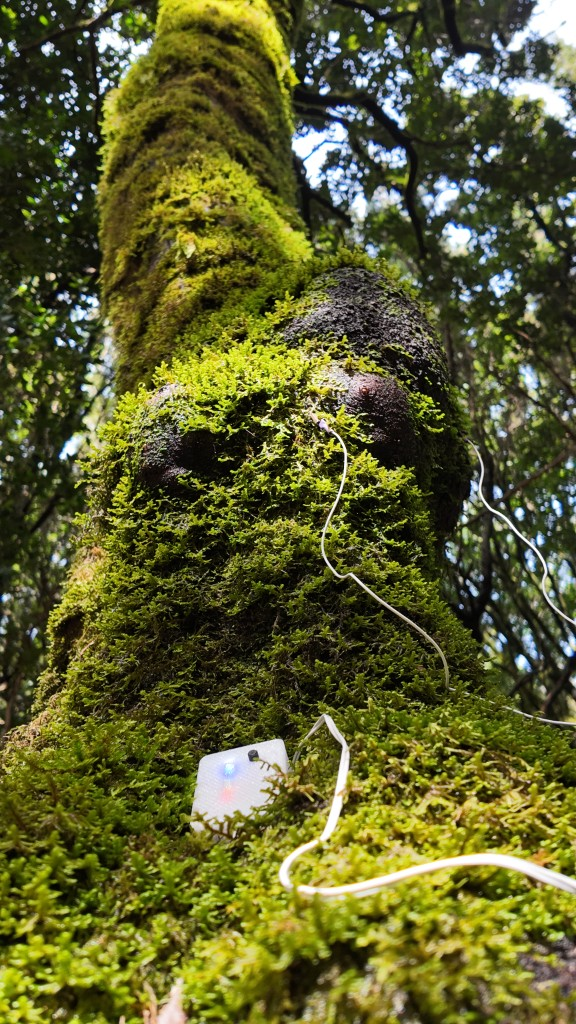
#> input picture poster/fondo-biodata.jpg, 576 x 1024 px
$ python crear_cartel.py
#> lines starting #> are read from the running program, lines starting #| are printed output that depends on the picture
"""Genera un cartel A3 (297×420 mm) explicando el biodata."""

from pathlib import Path
from PIL import Image, ImageDraw, ImageEnhance, ImageFilter, ImageFont

ROOT = Path(__file__).resolve().parent
SRC = ROOT / "fondo-biodata.jpg"
OUT_PNG = ROOT / "cartel-biodata-a3.png"
OUT_PDF = ROOT / "cartel-biodata-a3.pdf"
OUT_PREVIEW = ROOT / "preview.jpg"

DPI = 300
W = int(297 / 25.4 * DPI)
H = int(420 / 25.4 * DPI)

FONTS = Path(r"C:\Windows\Fonts")


def font(name: str, size: int) -> ImageFont.FreeTypeFont:
    return ImageFont.truetype(str(FONTS / name), size)


def wrap(draw: ImageDraw.ImageDraw, text: str, fnt: ImageFont.ImageFont, max_w: int) -> list[str]:
    words = text.split()
    lines: list[str] = []
    cur: list[str] = []
    for word in words:
        trial = " ".join(cur + [word])
        if draw.textlength(trial, font=fnt) <= max_w:
            cur.append(word)
        else:
            if cur:
                lines.append(" ".join(cur))
            cur = [word]
    if cur:
        lines.append(" ".join(cur))
    return lines


def draw_text_block(
    draw: ImageDraw.ImageDraw,
    xy: tuple[float, float],
    lines: list[str],
    fnt: ImageFont.ImageFont,
    fill,
    line_gap: float = 1.28,
) -> float:
    x, y = xy
    ascent, descent = fnt.getmetrics()
    lh = (ascent + descent) * line_gap
    for line in lines:
        draw.text((x + 2, y + 2), line, font=fnt, fill=(0, 0, 0, 150))
        draw.text((x, y), line, font=fnt, fill=fill)
        y += lh
    return y


def make_background() -> Image.Image:
    base = Image.open(SRC).convert("RGB")
#> base is the input picture: PIL image 576x1024 RGB; mean R, G, B 92.6, 94.4, 45.2
    src_w, src_h = base.size
#> src_w = 576; src_h = 1024
    scale = max(W / src_w, H / src_h)
#> scale = 6.09
    nw, nh = int(src_w * scale), int(src_h * scale)
#> nw = 3507; nh = 6234
    base = base.resize((nw, nh), Image.Resampling.LANCZOS)
#> base: PIL image 3507x6234 RGB
    left = (nw - W) // 2
#> left = 0
    top = max(0, (nh - H) // 2 - int(H * 0.02))
#> top = 538
    base = base.crop((left, top, left + W, top + H))
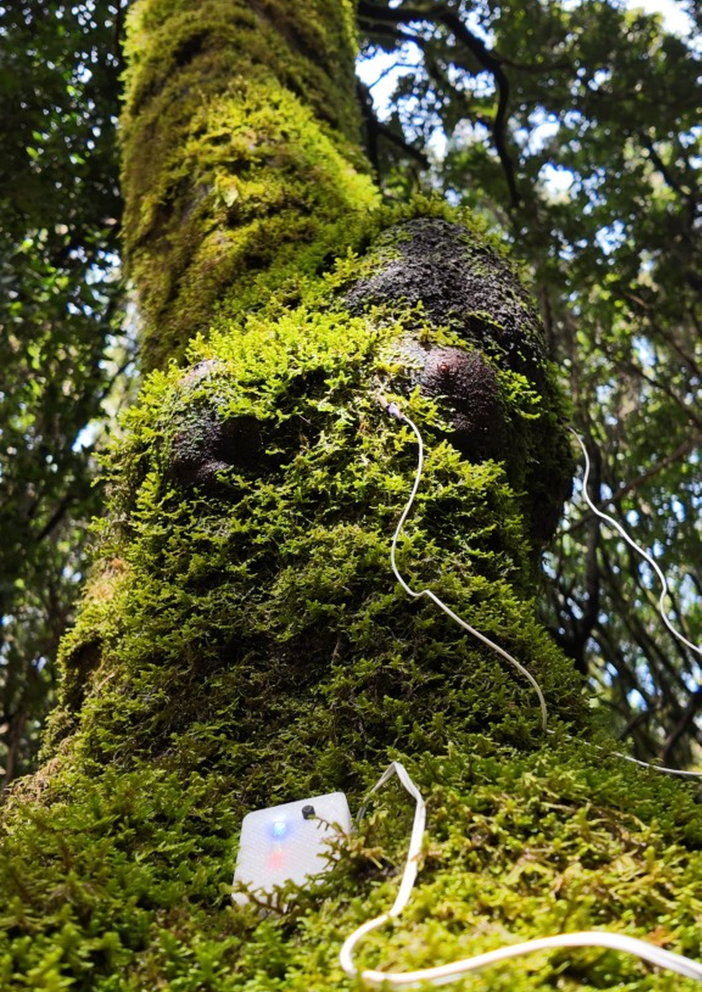
#> base: PIL image 3507x4960 RGB (shown at 1/5 size); mean R, G, B 87.8, 89.6, 44.1
    base = ImageEnhance.Contrast(base).enhance(1.1)
    base = ImageEnhance.Color(base).enhance(1.15)
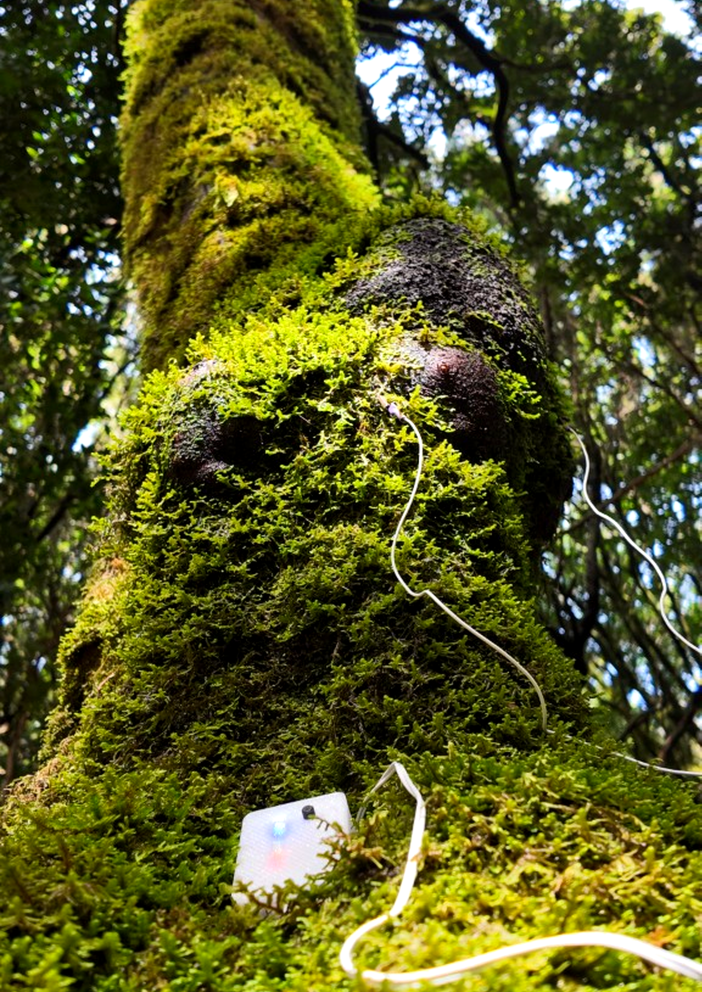
#> base: PIL image 3507x4960 RGB (shown at 1/5 size); mean R, G, B 87.8, 90.1, 36.1
    return base.convert("RGBA")


def overlays(size: tuple[int, int]) -> Image.Image:
#> called with size = (3507, 4960)
    w, h = size
    layer = Image.new("RGBA", size, (0, 0, 0, 0))
#> layer: PIL image 3507x4960 RGBA; every value is 0
    d = ImageDraw.Draw(layer)

    # Título: velo suave arriba
    top_h = int(h * 0.28)
    for i in range(top_h):
        t = 1 - i / top_h
        a = int(125 * (t ** 1.7))
        d.rectangle([0, i, w, i + 1], fill=(4, 12, 8, a))

    # Contenido: gradiente inferior (deja ver musgo/dispositivo al inicio)
    band_h = int(h * 0.48)
    for i in range(band_h):
        t = i / band_h
        a = int(210 * (t ** 1.55))
        y = h - band_h + i
        d.rectangle([0, y, w, y + 1], fill=(3, 10, 7, a))

    # Laterales muy suaves
    for i in range(70):
        a = int(40 * (i / 70) ** 1.5)
        d.rectangle([i * 2, 0, i * 2 + 2, h], fill=(4, 12, 8, a))
        d.rectangle([w - i * 2 - 2, 0, w - i * 2, h], fill=(4, 12, 8, a))

    return layer.filter(ImageFilter.GaussianBlur(radius=22))
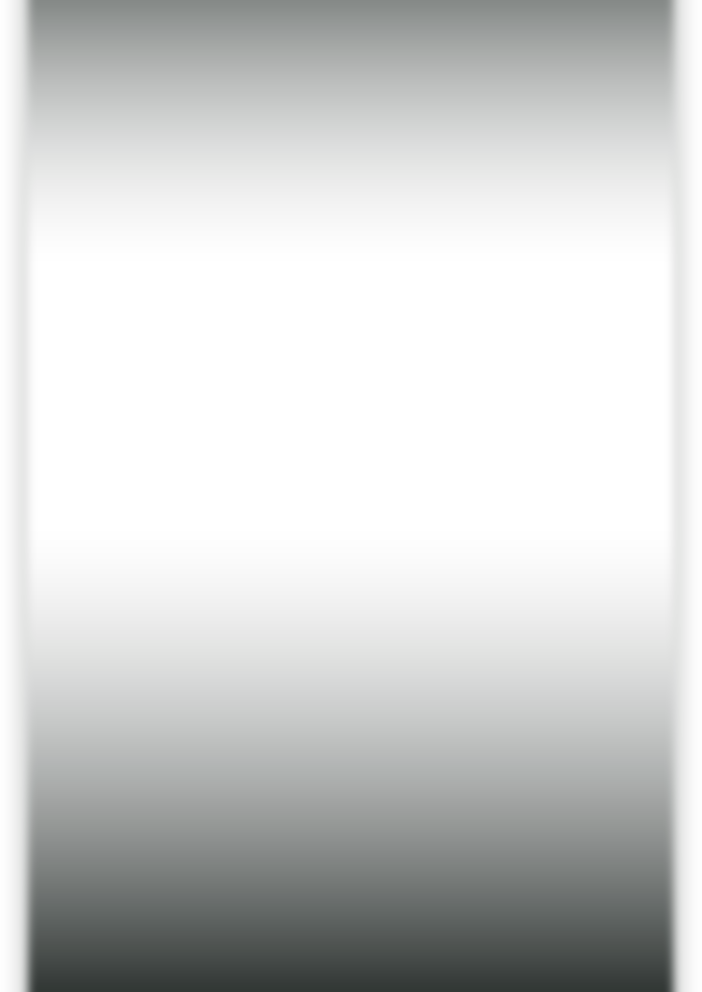
#> returned value: PIL image 3507x4960 RGBA (shown at 1/5 size); mean R, G, B, A 2.7, 8.5, 5.8, 49.1; transparent parts drawn white


def main() -> None:
    canvas = make_background()
    canvas = Image.alpha_composite(canvas, overlays((W, H)))
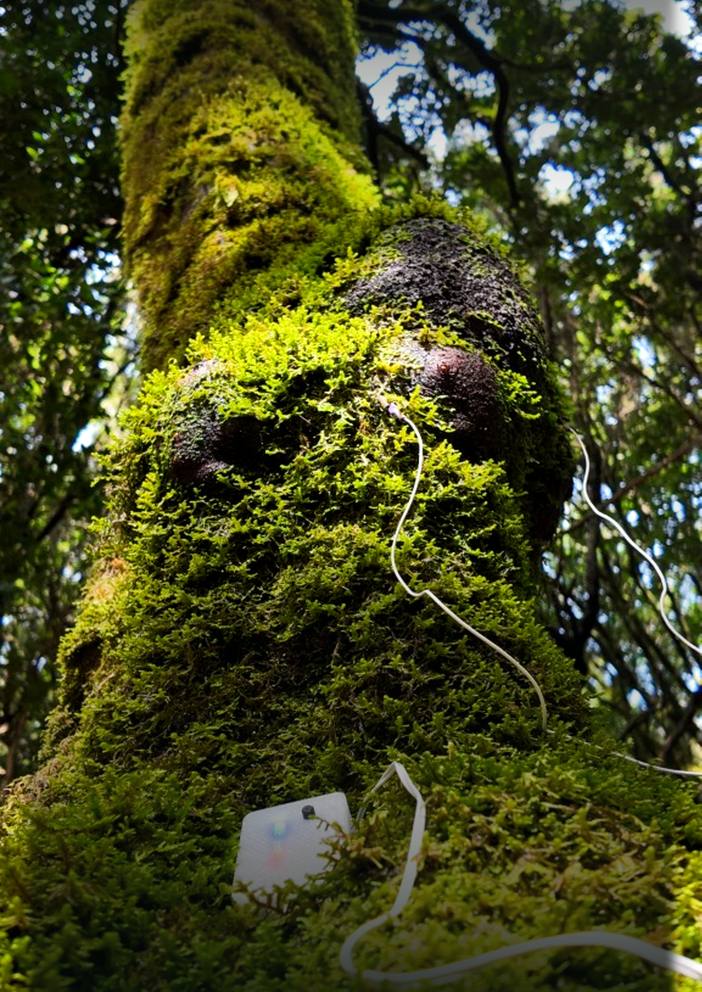
#> canvas: PIL image 3507x4960 RGBA (shown at 1/5 size); mean R, G, B, A 67.9, 71.5, 30.2, 255
    draw = ImageDraw.Draw(canvas)

    cream = (246, 243, 234, 250)
    mist = (226, 234, 222, 230)
    leaf = (186, 222, 188, 255)
    soft = (208, 218, 206, 220)

    title_f = font("georgia.ttf", 198)
    italic = "georgiai.ttf" if (FONTS / "georgiai.ttf").exists() else "Candarai.ttf"
    tag_f = font(italic, 50)
    h2_f = font("georgiab.ttf", 52)
    body_f = font("segoeui.ttf", 38)
    step_f = font("segoeui.ttf", 38)
    foot_f = font(italic, 38)
    num_f = font("georgiab.ttf", 42)

    # —— Marca ——
    title = "BIODATA"
    tw = draw.textlength(title, font=title_f)
#> tw = 860.2
    tx = (W - tw) / 2
#> tx = 1323.4
    ty = int(H * 0.048)
    draw.text((tx + 3, ty + 3), title, font=title_f, fill=(0, 0, 0, 130))
    draw.text((tx, ty), title, font=title_f, fill=cream)

    line_y = ty + 215
    draw.line([(int(W * 0.36), line_y), (int(W * 0.64), line_y)], fill=leaf, width=3)

    tag = "La voz eléctrica de las plantas"
    tag_w = draw.textlength(tag, font=tag_f)
#> tag_w = 756.8
    draw_text_block(draw, ((W - tag_w) / 2, line_y + 26), [tag], tag_f, mist, 1.15)

    # —— Contenido ——
    margin = int(W * 0.085)
    content_w = W - 2 * margin
    y = float(int(H * 0.545))

    draw_text_block(draw, (margin, y), ["Qué es"], h2_f, leaf, 1.1)
    y += 68
    que_es = (
        "Las plantas tienen una vida eléctrica silenciosa. "
        "El biodata escucha esos pequeños cambios y los convierte en música. "
        "No hace falta ser técnico: solo curiosidad, una hoja y algo que pueda tocar notas."
    )
    y = draw_text_block(draw, (margin, y), wrap(draw, que_es, body_f, content_w), body_f, cream, 1.3)
#> y = 2888
    y += 42
#> y = 2930

    draw_text_block(draw, (margin, y), ["Cómo funciona"], h2_f, leaf, 1.1)
    y += 68
#> y = 2998

    steps = [
        "Se colocan dos electrodos en una hoja o en la corteza.",
        "El aparato mide las diminutas variaciones eléctricas de la planta.",
        "Esas señales se transforman en notas musicales (MIDI).",
        "La música llega a un teléfono, ordenador o sintetizador por Bluetooth, Wi‑Fi o cable.",
    ]
    for i, step in enumerate(steps, 1):
        num = f"{i}."
        draw.text((margin + 2, y + 2), num, font=num_f, fill=(0, 0, 0, 130))
        draw.text((margin, y), num, font=num_f, fill=leaf)
        step_lines = wrap(draw, step, step_f, content_w - 80)
        y = draw_text_block(draw, (margin + 70, y + 2), step_lines, step_f, cream, 1.28)
        y += 18
#> this loop made 4 passes
#> y on passes 1 to 4: 3075.6, 3153.2, 3230.8, 3308.4
#> after the loop, y = 3308.4

    y += 22
#> y = 3330.4
    cierre = (
        "Con el mando regulas la sensibilidad: más abierto, la planta «habla» más; "
        "más cerrado, solo se oyen los cambios grandes."
    )
    y = draw_text_block(draw, (margin, y), wrap(draw, cierre, body_f, content_w), body_f, soft, 1.28)
#> y = 3388

    foot = "Tecnología para escuchar a la naturaleza"
    fw = draw.textlength(foot, font=foot_f)
#> fw = 778.4
    foot_y = min(y + 40, H - 100)
#> foot_y = 3428
    draw_text_block(draw, ((W - fw) / 2, foot_y), [foot], foot_f, leaf, 1.15)

    rgb = canvas.convert("RGB")
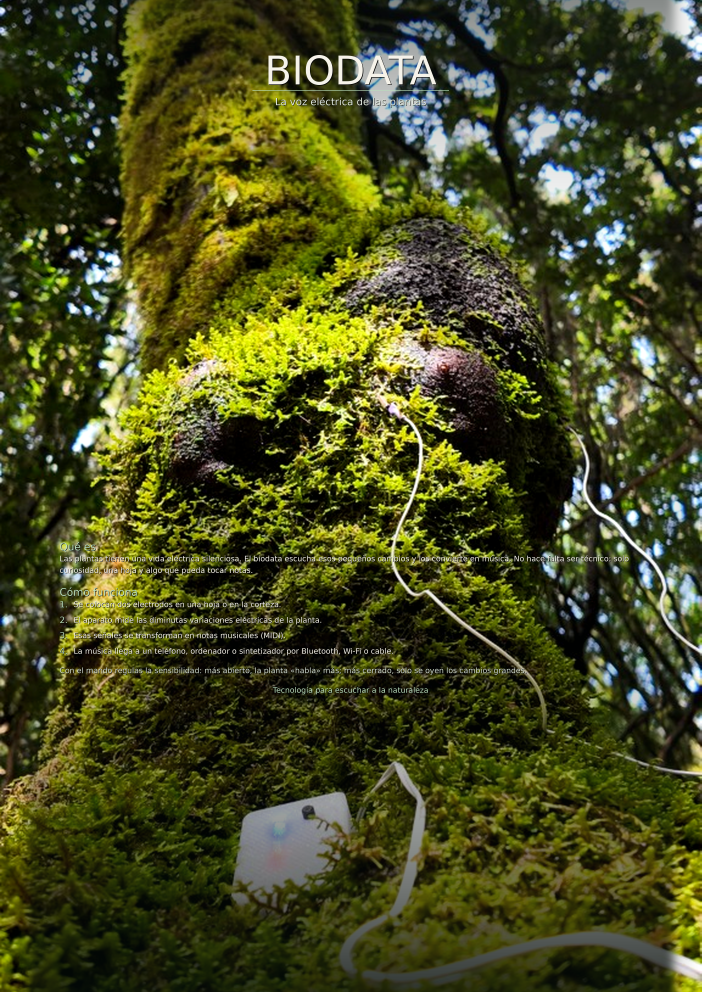
#> rgb: PIL image 3507x4960 RGB (shown at 1/5 size); mean R, G, B 69, 72.6, 31.7
    rgb.save(OUT_PNG, "PNG", dpi=(DPI, DPI))
    rgb.save(OUT_PDF, "PDF", resolution=DPI)
    rgb.resize((700, int(700 * H / W)), Image.Resampling.LANCZOS).save(
        OUT_PREVIEW, "JPEG", quality=90
    )
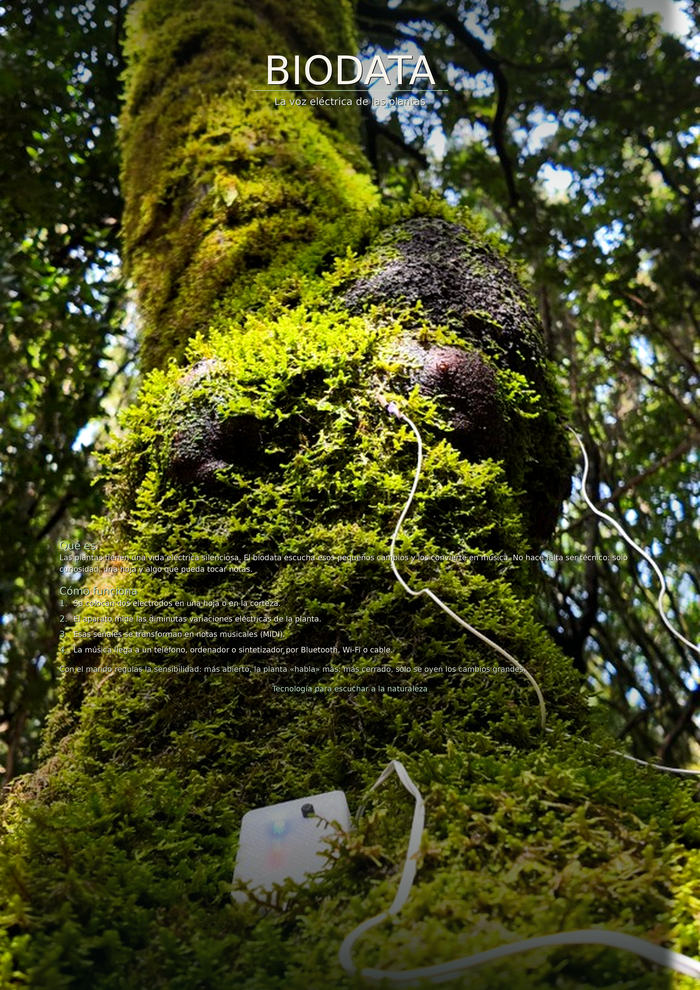
#> saved as preview.jpg: PIL image 700x990 RGB; mean R, G, B 69, 72.7, 31.8
    print(f"PNG: {OUT_PNG} ({W}x{H} @ {DPI} dpi)")
    print(f"PDF: {OUT_PDF}")


if __name__ == "__main__":
    main()
